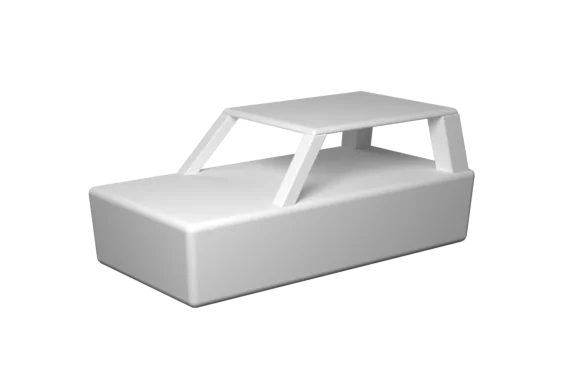
#> input picture app/src/main/assets/minicar/compact/hero/body.webp, 576 x 384 px
$ python -i postprocess.py   (imports and definitions only)
#> lines starting #> are read from the running program, lines starting #| are printed output that depends on the picture
#!/usr/bin/env python3
"""렌더 PNG → 앱 에셋(WebP) + compose.json (에셋 계약 v2).

usage:
  python3 -B postprocess.py --src <render_dir> [--dst <에셋 폴더>] [--cwebp /opt/homebrew/bin/cwebp]
  python3 -B postprocess.py --check <에셋 폴더> [--limit-kib 4096]

--dst 를 생략하면 app/src/main/assets/minicar 에 쓴다. 후보를 따로 뽑을 때는 --dst 로 다른 폴더를 준다.

계약 v2 (compose.json "version": 2):
  뷰 3개   hero 576×384(차고·휴대폰 연결) / navi 256×320(글랜스, 뒤에서 내려다봄) / top 256×384(north-up 지도, 회전)
  레이어 14개, 뷰마다 skip 레이어는 만들지 않는다 → 차종당 13+10+10장, 5차종 165장 + compose.json = 166파일
  hero          → 손실 WebP  (cwebp -q 85 -alpha_q 90 -sharp_yuv -m 6 -alpha_filter best)
  navi·top      → 무손실 WebP(cwebp -lossless -z 9 -exact)
  shadow        → 알파 바닥 잡음을 선형 리매핑으로 제거(a' = max(0, a-6)·255/249), RGB 는 검정
  glow_head/tail→ 렌더 원본은 검은 배경 위 RGB(알파 무시). A = max(R,G,B)(세기), RGB = 빛 색(최대 채널이 255가 되게
                  정규화)으로 바꾼다. 앱은 이것을 Screen 으로 얹는다(RGB×A = 원본). 세기 바닥 2/255 를 선형 리매핑으로
                  걷어 내고 플레이트 가장자리에서 0으로 떨어지게 한다. 무손실과 손실(-q 90, 알파는 무손실) 가운데 작은 쪽.
  총 용량 ≤ 4096 KiB(du -sk 기준: 4 KiB 블록 합)

--check 가 실패하는 경우: 빠진 파일, 남는 파일(숨김 파일 제외), WebP 가 아니거나 크기가 뷰 px 와 다른 파일,
용량 초과, compose.json 이 없거나 계약과 다름. --check 는 표준 라이브러리만 쓴다(Pillow 없이 돈다).
변환에는 Pillow 와 cwebp 가 필요하다. 같은 입력·같은 cwebp 버전이면 바이트 동일.
"""
import argparse
import json
import os
import shutil
import subprocess
import sys
import tempfile
from concurrent.futures import ThreadPoolExecutor

sys.dont_write_bytecode = True

HERE = os.path.dirname(os.path.abspath(__file__))
DEFAULT_DST = os.path.join(HERE, "..", "..", "app", "src", "main", "assets", "minicar")
VEHICLES = ["compact", "suv", "large", "sedan", "scooter"]
LAYERS = ["shadow", "body", "spec", "fixed", "wheel_steel", "wheel_dia", "wheel_aero", "lamp",
          "roof_twotone", "roof_box", "decal_stripe", "plate_gold", "glow_head", "glow_tail"]
GLOW = ["glow_head", "glow_tail"]
WHEELS = ["wheel_steel", "wheel_dia", "wheel_aero"]
VIEWS = {
    "hero": {"px": [576, 384], "dp": [288, 192], "groundY": 336, "skip": ["glow_tail"]},
    "navi": {"px": [256, 320], "dp": [128, 160], "anchor": [128, 200], "skip": WHEELS + ["lamp"]},
    "top": {"px": [256, 384], "dp": [128, 192], "anchor": [128, 192], "skip": WHEELS + ["plate_gold"]},
}
# 렌더가 바닥 원점(차 중심 아래)을 놓아야 하는 자리(px). render_meta.json 의 origin_px 와 맞는지 본다.
ORIGIN_PX = {"hero": [288, 272], "navi": VIEWS["navi"]["anchor"], "top": VIEWS["top"]["anchor"]}
LOSSY_VIEWS = {"hero"}
LIMIT_KIB = 4096
SHADOW_FLOOR = 6
GLOW_FLOOR = 2          # 세기 바닥(렌더 잡음·빛 꼬리)
GLOW_EDGE = 0.05        # 가장자리 페더 폭 = 짧은 변 × 이 값
GLOW_COLOR_BLUR = 2.0   # 빛 색을 구할 때 쓰는 흐림 반경(px). 세기(알파)는 흐리지 않는다
GLOW_COLOR_REG = 4      # 어두운 곳의 색을 전체 평균 색으로 끌어당기는 정도(나눗셈 잡음 방지)
GLOW_EDGE_WARN = 8      # 페더 전 가장자리 세기가 이보다 크면 빛이 플레이트에서 잘린 것
JOBS = 4                # cwebp 동시 실행 수


# [26 lines left out: functions manifest, expected, not called in this run]


def rel_path(item, ext=".webp"):
    return os.path.join(item[0], item[1], item[2] + ext)


# [16 lines left out: functions find_cwebp, remap_shadow, not called in this run]


def edge_mask(size, width):
    """가장자리에서 0, width px 안쪽부터 255 인 마스크(smoothstep)."""
    from PIL import Image, ImageChops

    def ramp(n):
        vals = []
        for i in range(n):
            t = min(1.0, min(i, n - 1 - i) / float(width)) if width > 0 else 1.0
            vals.append(round(255 * t * t * (3 - 2 * t)))
        return bytes(vals)

    w, h = size
    mx = Image.frombytes("L", (w, 1), ramp(w)).resize((w, h), Image.NEAREST)
    my = Image.frombytes("L", (1, h), ramp(h)).resize((w, h), Image.NEAREST)
    return ImageChops.multiply(mx, my)


def convert_glow(src_png, dst_png):
    """검은 배경 위 RGB → RGB=빛 색, A=세기. (가장자리 세기 최대, 색 복원 오차 최대, 원본에 알파가 있었는지)를 돌려준다."""
#> called with dst_png = 'out.png'
    from PIL import Image, ImageChops, ImageFilter, ImageMath, ImageStat
    raw = Image.open(src_png)
#> raw is the input picture: PIL image 576x384 RGBA; mean R, G, B, A 48.7, 48.7, 48.7, 60.6
    had_alpha = "A" in raw.getbands() and raw.getchannel("A").getextrema()[0] < 255
#> had_alpha = True
    im = raw.convert("RGB")                                   # 알파는 무시(계약: 검은 배경 위 RGB)
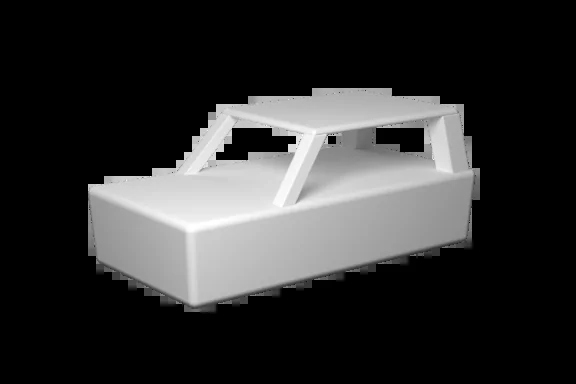
#> im: PIL image 576x384 RGB; mean R, G, B 48.7, 48.7, 48.7
    w, h = im.size
#> w = 576; h = 384
    r, g, b = im.split()
    a = ImageChops.lighter(ImageChops.lighter(r, g), b)        # 세기 = max(R,G,B)
    border = max(a.crop(box).getextrema()[1] for box in ((0, 0, w, 1), (0, h - 1, w, h), (0, 0, 1, h), (w - 1, 0, w, h)))
#> border = 0

    # 빛 색: 살짝 흐린 원본을 그 최대 채널로 나눈다. 어두운 곳은 전체 평균 색으로 끌어당긴다(0 나눗셈·잡음 방지).
    sm = im.filter(ImageFilter.GaussianBlur(GLOW_COLOR_BLUR)) if GLOW_COLOR_BLUR else im
    sr, sg, sb = sm.split()
    sa = ImageChops.lighter(ImageChops.lighter(sr, sg), sb)
    sums = ImageStat.Stat(im).sum
#> sums = [10775733, 10774804, 10775733]
    top = max(sums)
#> top = 10775733
    mean = [round(255 * s / top) for s in sums] if top > 0 else [255, 255, 255]
#> mean = [255, 255, 255]
    k = GLOW_COLOR_REG

    def norm(c, m):
#> called with m = 255
        return ImageMath.lambda_eval(
            lambda args: args["convert"](args["min"]((args["c"] * 255 + m * k + (args["a"] + k) / 2) / (args["a"] + k), 255), "L"),
            c=c, a=sa)
#> returned value: PIL image 576x384 L; every value is 255

    color = [norm(c, m) for c, m in zip((sr, sg, sb), mean)]
#> color = 3 items
    err = max(ImageChops.difference(ImageChops.multiply(c, a), o).getextrema()[1] for c, o in zip(color, (r, g, b)))
#> err = 2

    a = a.point(lambda v: max(0, v - GLOW_FLOOR) * 255 // (255 - GLOW_FLOOR))
    a = ImageChops.multiply(a, edge_mask((w, h), round(min(w, h) * GLOW_EDGE)))
#> in edge_mask, `mx = Image.frombytes("L", (w, 1), ramp(w)).resize((w, h), Image.NEAREST)`:
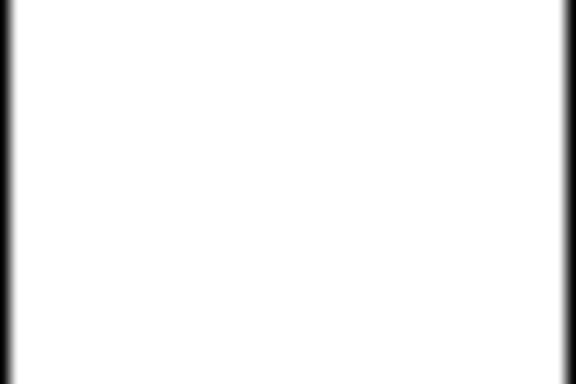
#> mx: PIL image 576x384 L; min 0, max 255, mean 246.1
#> in edge_mask, `my = Image.frombytes("L", (1, h), ramp(h)).resize((w, h), Image.NEAREST)`:
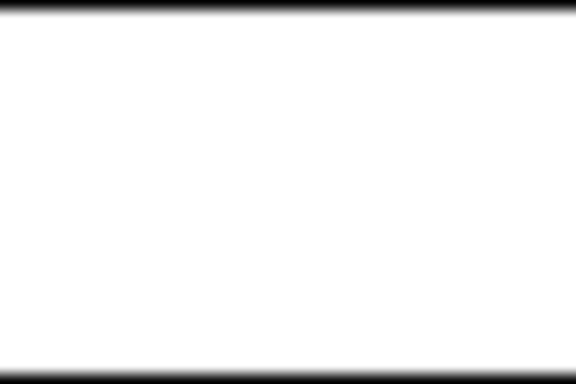
#> my: PIL image 576x384 L; min 0, max 255, mean 241.7
#> in edge_mask, `return ImageChops.multiply(mx, my)`:
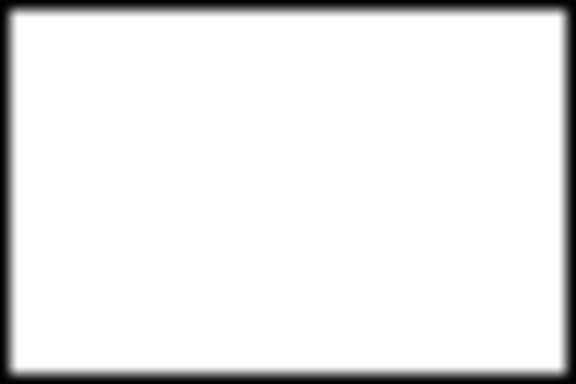
#> returned value: PIL image 576x384 L; min 0, max 255, mean 233.3
    Image.merge("RGBA", color + [a]).save(dst_png, optimize=False)
    return border, err, had_alpha


# [21 lines left out: functions encode, encode_glow, not called in this run]


# ── 검사(표준 라이브러리만) ─────────────────────────────────────────────────────

def du_kib(paths):
    """du -sk 근사: 파일마다 4 KiB 블록 올림 합."""
    return sum(((os.path.getsize(p) + 4095) // 4096) * 4 for p in paths)


# [209 lines left out: functions webp_size, check, validate_src, prune_skipped, main, not called in this run]


# [2 lines not run here, left out]

>>> result = convert_glow('../../app/src/main/assets/minicar/compact/hero/body.webp', 'out.png')
#> result = (0, 2, True)

$ run again, on app/src/main/assets/minicar/compact/top/body.webp
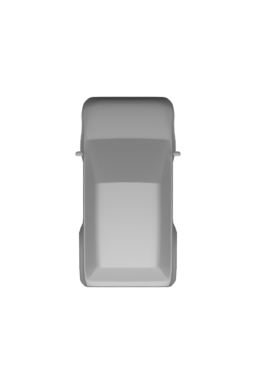
#> input picture app/src/main/assets/minicar/compact/top/body.webp, 256 x 384 px
#> in convert_glow, raw is the input picture: PIL image 256x384 RGBA; mean R, G, B, A 28.7, 28.7, 28.7, 45.9
#> had_alpha = True
#> in convert_glow, `im = raw.convert("RGB")`:
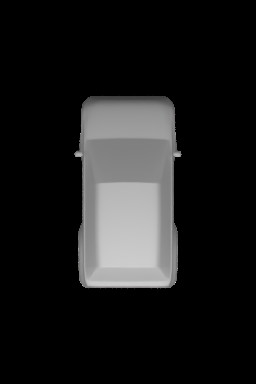
#> im: PIL image 256x384 RGB; mean R, G, B 28.7, 28.7, 28.7
#> border = 0
#> sums = [2817881, 2820049, 2818194]
#> top = 2820049
#> mean = [255, 255, 255]
#> color = 3 items
#> err = 14
#> in edge_mask, `return ImageChops.multiply(mx, my)`:
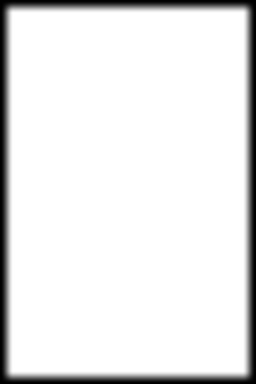
#> returned value: PIL image 256x384 L; min 0, max 255, mean 232.3
#> result = (0, 14, True)
